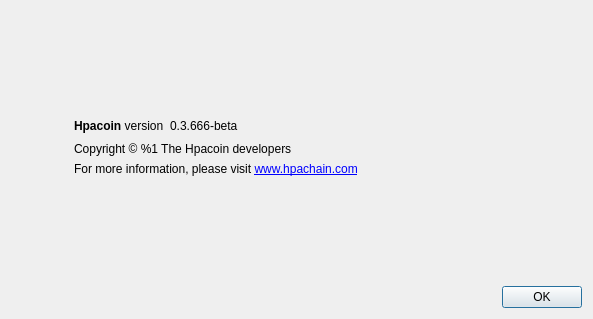
<?xml version="1.0" encoding="UTF-8"?>
<ui version="4.0">
 <class>AboutDialog</class>
 <widget class="QDialog" name="AboutDialog">
  <property name="geometry">
   <rect>
    <x>0</x>
    <y>0</y>
    <width>593</width>
    <height>319</height>
   </rect>
  </property>
  <property name="windowTitle">
   <string>About Hpacoin</string>
  </property>
  <layout class="QHBoxLayout" name="horizontalLayout_2">
   <item>
    <widget class="QLabel" name="label_4">
     <property name="sizePolicy">
      <sizepolicy hsizetype="Preferred" vsizetype="Ignored">
       <horstretch>0</horstretch>
       <verstretch>0</verstretch>
      </sizepolicy>
     </property>
     <property name="pixmap">
      <pixmap resource="../bitcoin.qrc">:/images/about</pixmap>
     </property>
    </widget>
   </item>
   <item>
    <layout class="QVBoxLayout" name="verticalLayout_2">
     <property name="leftMargin">
      <number>50</number>
     </property>
     <item>
      <spacer name="verticalSpacer_2">
       <property name="orientation">
        <enum>Qt::Vertical</enum>
       </property>
       <property name="sizeHint" stdset="0">
        <size>
         <width>20</width>
         <height>40</height>
        </size>
       </property>
      </spacer>
     </item>
     <item>
      <layout class="QHBoxLayout" name="horizontalLayout">
       <item>
        <widget class="QLabel" name="label">
         <property name="cursor">
          <cursorShape>IBeamCursor</cursorShape>
         </property>
         <property name="text">
          <string>&lt;b&gt;Hpacoin&lt;/b&gt; version</string>
         </property>
         <property name="textInteractionFlags">
          <set>Qt::LinksAccessibleByMouse|Qt::TextSelectableByKeyboard|Qt::TextSelectableByMouse</set>
         </property>
        </widget>
       </item>
       <item>
        <widget class="QLabel" name="versionLabel">
         <property name="cursor">
          <cursorShape>IBeamCursor</cursorShape>
         </property>
         <property name="text">
          <string notr="true">0.3.666-beta</string>
         </property>
         <property name="textInteractionFlags">
          <set>Qt::LinksAccessibleByMouse|Qt::TextSelectableByKeyboard|Qt::TextSelectableByMouse</set>
         </property>
        </widget>
       </item>
       <item>
        <spacer name="horizontalSpacer">
         <property name="orientation">
          <enum>Qt::Horizontal</enum>
         </property>
         <property name="sizeHint" stdset="0">
          <size>
           <width>40</width>
           <height>20</height>
          </size>
         </property>
        </spacer>
       </item>
      </layout>
     </item>
     <item>
      <widget class="QLabel" name="copyrightLabel">
       <property name="cursor">
        <cursorShape>IBeamCursor</cursorShape>
       </property>
       <property name="text">
        <string>Copyright © %1 The Hpacoin developers</string>
       </property>
       <property name="textInteractionFlags">
        <set>Qt::LinksAccessibleByMouse|Qt::TextSelectableByKeyboard|Qt::TextSelectableByMouse</set>
       </property>
      </widget>
     </item>
     <item>
      <widget class="QLabel" name="label_2">
       <property name="cursor">
        <cursorShape>IBeamCursor</cursorShape>
       </property>
       <property name="text">
        <string>For more information, please visit &lt;a href=&quot;www.hpachain.com&quot;&gt;www.hpachain.com&lt;/a&gt;</string>
       </property>
       <property name="textFormat">
        <enum>Qt::RichText</enum>
       </property>
       <property name="wordWrap">
        <bool>true</bool>
       </property>
       <property name="textInteractionFlags">
        <set>Qt::LinksAccessibleByMouse|Qt::TextSelectableByKeyboard|Qt::TextSelectableByMouse</set>
       </property>
      </widget>
     </item>
     <item>
      <spacer name="verticalSpacer">
       <property name="orientation">
        <enum>Qt::Vertical</enum>
       </property>
       <property name="sizeHint" stdset="0">
        <size>
         <width>20</width>
         <height>40</height>
        </size>
       </property>
      </spacer>
     </item>
     <item>
      <widget class="QDialogButtonBox" name="buttonBox">
       <property name="orientation">
        <enum>Qt::Horizontal</enum>
       </property>
       <property name="standardButtons">
        <set>QDialogButtonBox::Ok</set>
       </property>
      </widget>
     </item>
    </layout>
   </item>
  </layout>
 </widget>
 <resources>
  <include location="../bitcoin.qrc"/>
 </resources>
 <connections>
  <connection>
   <sender>buttonBox</sender>
   <signal>accepted()</signal>
   <receiver>AboutDialog</receiver>
   <slot>accept()</slot>
   <hints>
    <hint type="sourcelabel">
     <x>360</x>
     <y>308</y>
    </hint>
    <hint type="destinationlabel">
     <x>157</x>
     <y>274</y>
    </hint>
   </hints>
  </connection>
  <connection>
   <sender>buttonBox</sender>
   <signal>rejected()</signal>
   <receiver>AboutDialog</receiver>
   <slot>reject()</slot>
   <hints>
    <hint type="sourcelabel">
     <x>428</x>
     <y>308</y>
    </hint>
    <hint type="destinationlabel">
     <x>286</x>
     <y>274</y>
    </hint>
   </hints>
  </connection>
 </connections>
</ui>
